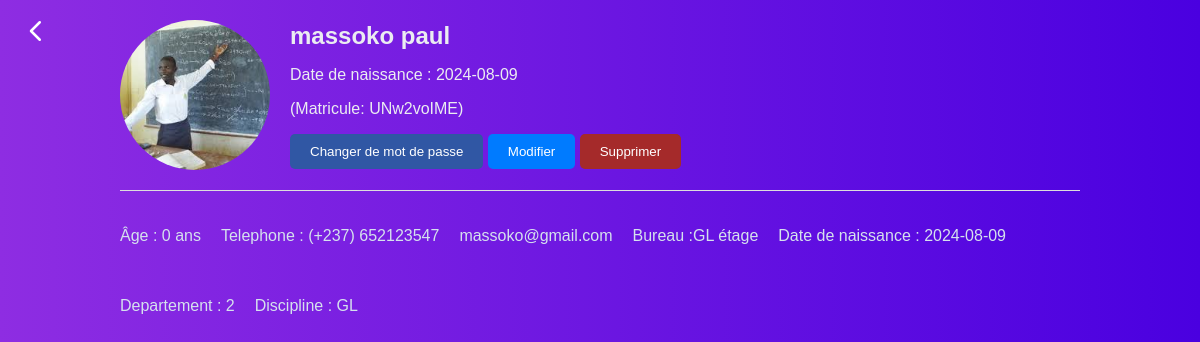
The page /pages/Enseignants/profile.php?id=4 (signed in) on the database its author committed.
### tables this page shows
CREATE TABLE `enseignant` (
  `id` int(11) NOT NULL,
  `matricul` varchar(255) NOT NULL,
  `nom` varchar(255) NOT NULL,
  `prenom` varchar(255) NOT NULL,
  `date_nais` date NOT NULL,
  `telephone` varchar(255) NOT NULL,
  `email` varchar(255) NOT NULL,
  `bureau` varchar(255) NOT NULL,
  `departement` varchar(255) NOT NULL,
  `discipline` varchar(255) NOT NULL,
  `image` varchar(255) NOT NULL
);

### pages/Enseignants/profile.php (the view, shortened to what this page needs)
<?php
include "../../config/connexion.php";
try {
	$pdo = new PDO($dsn, $username, $password);
	$pdo->setAttribute(PDO::ATTR_ERRMODE, PDO::ERRMODE_EXCEPTION);
	if (isset($_GET['id'])) {
		$id = $_GET['id'];
		$sql = "SELECT * FROM enseignant WHERE id = :id";
		$stmt = $pdo->prepare($sql);
		$stmt->bindParam(':id', $id, PDO::PARAM_STR);
		$stmt->execute();
		$enseignant = $stmt->fetch(PDO::FETCH_ASSOC);
	} else {
		echo "Matricule non fourni";
		exit();
	}
} catch (PDOException $e) {
	echo 'Erreur : ' . $e->getMessage();
	exit();
}
?>
<!DOCTYPE html>
<html lang="fr">
<head>
	<link rel="stylesheet" href="style_profil.css">
</head>
<body>
	<main>
		<a href="enseignant.php" style="position: fixed; margin-left: 1rem; color: white; margin-top: 1rem;">
				<svg width="40" height="30" viewBox="0 0 24 24" fill="none" xmlns="http://www.w3.org/2000/svg">
					<path d="M15 19l-7-7 7-7" stroke="currentColor" stroke-width="2" stroke-linecap="round" stroke-linejoin="round"/>
				</svg>
		</a>
		<div class="container">
		<div class="profile-header">
			<img src="<?php echo htmlspecialchars($enseignant['image']); ?>" alt="Profile Picture" class="profile-pic">
			<div class="profile-info">
				<h1><?php echo htmlspecialchars($enseignant['nom'] . ' ' . $enseignant['prenom']); ?></h1>
				<p>Date de naissance : <?php echo htmlspecialchars($enseignant['date_nais']); ?></p>
				<p>(Matricule: <?php echo htmlspecialchars($enseignant['matricul']); ?>)</p>
				<div class="profile-actions">
                <button id="openWindowButton" style="background-color: rgb(48, 87, 164);">Changer de mot de passe</button>
				<button onclick="openModal()">Modifier</button>
				<button onclick="confirmDelete('<?php echo htmlspecialchars($enseignant['id']); ?>')" style="background-color: brown;">Supprimer</button>
			</div>
			</div>
		</div>
		<div class="profile-details">
		<p>Âge : <?php
				$dateOfBirth = new DateTime($enseignant['date_nais']);
				$today = new DateTime();
				$age = $today->diff($dateOfBirth)->y;
				echo $age . ' ans';
				?>
			</p>
			<p>Telephone : (+237) <?php echo htmlspecialchars($enseignant['telephone']); ?></p>
			<p><?php echo htmlspecialchars($enseignant['email']); ?></p>
		<p>Bureau :<?php echo htmlspecialchars($enseignant['bureau']); ?> étage</p>
			<p>Date de naissance : <?php echo htmlspecialchars($enseignant['date_nais']); ?></p>
			<p>Departement : <?php echo htmlspecialchars($enseignant['departement']); ?></p>
			<p>Discipline : <?php echo htmlspecialchars($enseignant['discipline']); ?></p>
		</div>
	</main>
</body>
</html>

### pages/Enseignants/style_profil.css (style rules this page uses)
:root { --primary-color: #191919; --white: #FFFFFF; --sidebar-primary: #353E47; --sidebar-primary-hover: #353E47; --sidebar-background: #070E13; --background: #F1F3FF; --text-link: #FFFFFF; --headline: #CBD1D8; --expand-button: #353E47; --logout: #FA7575; --primary: #605DFF; --primary-dark: #4a00e0; --primary-light: #5DA8FF; --secondary: #1D1D1D; --social-background: #E9E9E9; --social-background-hover: #dddddd; --text: #1F2346; --white: #FFFFFF; --violet: #8e2de2; }
body { font-family: Arial, sans-serif; margin: 0; padding: 0; box-sizing: border-box; background: var(--violet); background: -webkit-linear-gradient(to right, var(--violet), var(--primary-dark)); background: linear-gradient(to right, var(--violet), var(--primary-dark)); }
.container { max-width: 80%; margin: 0 auto; padding: 20px; color: rgb(214, 203, 203); }
.profile-header { display: flex; flex-wrap: wrap; align-items: center; border-bottom: 1px solid #ddd; padding-bottom: 20px; margin-bottom: 20px; color: #f7f8f9; }
.profile-pic { border-radius: 50%; width: 150px; height: 150px; object-fit: cover; margin-right: 20px; }
.profile-info { flex: 1; color: #ebecf1; }
.profile-info h1 { margin: 0; font-size: 24px; }
.profile-actions button, .profile-docs button { padding: 10px 20px; border: none; background-color: #007bff; color: white; border-radius: 5px; cursor: pointer; }
.profile-details { display: flex; flex-wrap: wrap; gap: 20px; color:#d5e1ed; }

### rows shown on the page
enseignant: image (picture), nom+prenom "massoko paul", date_nais "2024-08-09", matricul "UNw2voIME", telephone "652123547", email "massoko@gmail.com", bureau "GL", departement "2", discipline "GL"
